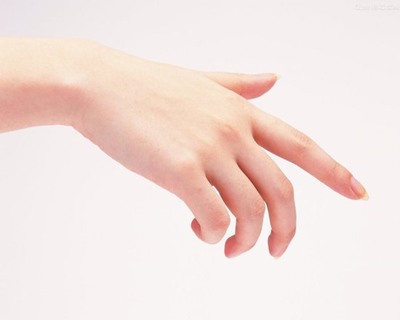
#> input picture homeworks5/hand landmark detection/image.jpg, 400 x 320 px, given in place of the camera
$ python hsvdetect_cam.py
#> lines starting #> are read from the running program, lines starting #| are printed output that depends on the picture
import cv2
import numpy as np

cap = cv2.VideoCapture(0)

while True:
    # Capture frame-by-frame
    ret, frame = cap.read()
#> frame is the input picture: shape (320, 400, 3); mean B, G, R 220.7, 225.8, 242.8
    # Our operations on the frame come here
    frame_hsv = cv2.cvtColor(frame, cv2.COLOR_BGR2HSV)
#> frame_hsv: shape (320, 400, 3); mean H, S, V 10.3, 24.2, 242.9

    lower_color = np.array([6, 160, 210])  # 此时的取值的橙色
    upper_color = np.array([9, 190, 240])

    color_obj = cv2.inRange(frame_hsv, lower_color, upper_color)
#> color_obj: shape (320, 400); every value is 0

    conts, hrc = cv2.findContours(color_obj, cv2.RETR_TREE, cv2.CHAIN_APPROX_SIMPLE)
#> conts = []; hrc = None
    # print(conts)

    frame = cv2.drawContours(frame, conts, -1, (0, 255, 0), 3)

    bigconts = []
    for cont in conts:
        area = cv2.contourArea(cont)
        if area > 200:
            bigconts.append(cont)
#> this loop made 0 passes
#> after the loop, bigconts = []

    for bigcnt in bigconts:
        M = cv2.moments(bigcnt)
        cx = int(M['m10'] / M['m00'])
        cy = int(M['m01'] / M['m00'])
        cv2.circle(frame, (cx, cy), 100, (0, 0, 255), 5)

        frame = cv2.drawContours(frame, bigconts, -1, (255, 0, 0), 10)

    # Display the resulting frame
    frame = cv2.flip(frame, 1)
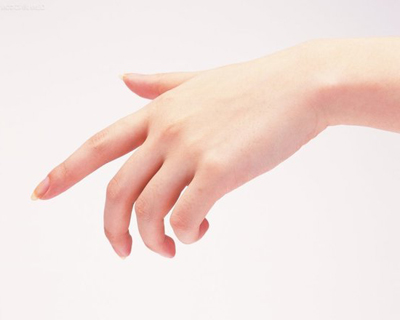
#> frame: shape (320, 400, 3); mean B, G, R 220.7, 225.8, 242.8
    cv2.imshow('my show windows', frame)
    if cv2.waitKey(1) & 0xFF == ord('q'):
#> (key q is pressed here)
        break

# When everything done, release the capture
cap.release()
cv2.destroyAllWindows()
